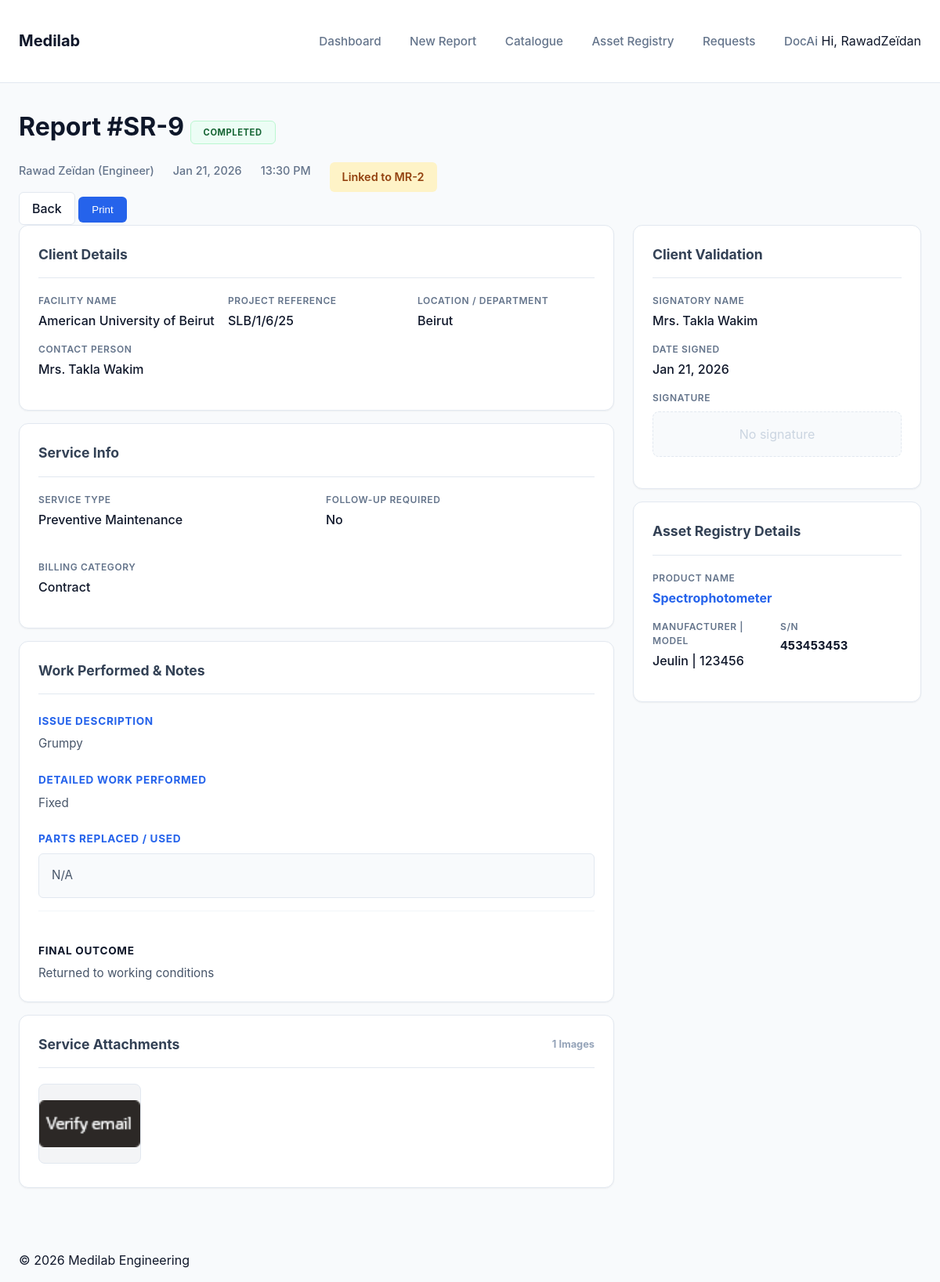
Screenshot of /report/9/ (signed in) with the database file from the repository.
### core/models.py (models this page shows, shortened)
class ServiceReport(models.Model):
    STATUS_CHOICES = [
        ('Draft', 'Draft'),
        ('Pending', 'Pending Review'),
        ('Completed', 'Completed'),
    ]
    client_name = models.CharField(max_length=200, blank=True, null=True)
    project_reference = models.CharField(max_length=100, blank=True, null=True, help_text="Project Reference / Contract Number")
    location = models.CharField(max_length=200, blank=True, null=True, help_text="City / Facility / Department")
    donor = models.CharField(max_length=200, blank=True, null=True)
    service_date = models.DateTimeField(blank=True, null=True)
    maintenance_request = models.ForeignKey('MaintenanceRequest', on_delete=models.SET_NULL, null=True, blank=True, related_name='service_reports')
    engineer = models.ForeignKey(User, on_delete=models.CASCADE)
    issue_description = models.TextField(blank=True, null=True)
    work_performed = models.TextField(blank=True, null=True)
    parts_used = models.TextField(blank=True, null=True)
    service_type = models.CharField(max_length=255, help_text="Comma-separated service types", blank=True, null=True)
    billing_category = models.CharField(max_length=255, help_text="Comma-separated billing categories", blank=True, null=True)
    final_status = models.CharField(max_length=255, help_text="Comma-separated final status outcomes", blank=True, null=True)
    status = models.CharField(max_length=20, choices=STATUS_CHOICES, default='Draft')
    follow_up_required = models.BooleanField(default=False)
    client_representative_name = models.CharField(max_length=200, blank=True, null=True)
    client_phone_number = models.CharField(max_length=20, blank=True, null=True, help_text="Contact number for the client")
    client_signature = models.ImageField(upload_to='signatures/', blank=True, null=True)
    created_at = models.DateTimeField(auto_now_add=True)
    updated_at = models.DateTimeField(auto_now=True)

class MaintenanceRequest(models.Model):
    URGENCY_CHOICES = [
        ('Low', 'Low'),
        ('Medium', 'Medium'),
        ('High', 'High'),
        ('Emergency', 'Emergency'),
    ]
    REQUEST_STATUS_CHOICES = [
        ('Open', 'Open'),
        ('Scheduled', 'Scheduled'),
        ('In Progress', 'In Progress'),
        ('Completed', 'Completed'),
        ('Cancelled', 'Cancelled'),
    ]
    LEBANON_LOCATIONS = [
        ('Beirut', (('Beirut', 'Beirut'),)),
        ('Mount Lebanon', (
            ('Baabda', 'Baabda'), ('Matn', 'Matn'), ('Chouf', 'Chouf'),
            ('Aley', 'Aley'), ('Keserwan', 'Keserwan'), ('Jbeil', 'Jbeil'),
        )),
        ('North Lebanon', (
            ('Tripoli', 'Tripoli'), ('Zgharta', 'Zgharta'), ('Bsharri', 'Bsharri'),
            ('Batroun', 'Batroun'), ('Koura', 'Koura'), ('Minieh-Danniyeh', 'Minieh-Danniyeh'),
        )),
        ('Akkar', (('Akkar', 'Akkar'),)),
        ('Beqaa', (('Zahle', 'Zahle'), ('Rashaya', 'Rashaya'), ('West Beqaa', 'West Beqaa'),)),
        ('Baalbek-Hermel', (('Baalbek', 'Baalbek'), ('Hermel', 'Hermel'),)),
        ('South Lebanon', (('Sidon', 'Sidon'), ('Jezzine', 'Jezzine'), ('Tyre', 'Tyre'),)),
        ('Nabatieh', (('Nabatieh', 'Nabatieh'), ('Marjeyoun', 'Marjeyoun'), ('Hasbaya', 'Hasbaya'), ('Bint Jbeil', 'Bint Jbeil'),)),
    ]
    BILLING_STATUS_CHOICES = [
        ('Warranty', 'Under Warranty'),
        ('Billable', 'Billable'),
        ('Contract', 'Under Contract'),
        ('FOC', 'Free of Charge'),
    ]
    customer_contact_date = models.DateField(default=timezone.now)
    availability_start = models.DateField(blank=True, null=True)
    availability_end = models.DateField(blank=True, null=True)
    urgency = models.CharField(max_length=20, choices=URGENCY_CHOICES, default='Medium')
    contact_name = models.CharField(max_length=255, blank=True, null=True)
    contact_number = models.CharField(max_length=50, blank=True, null=True)
    contact_email = models.EmailField(max_length=255, blank=True, null=True)
    facility_name = models.CharField(max_length=255, blank=True, null=True)
    location = models.CharField(max_length=100, choices=LEBANON_LOCATIONS, blank=True, null=True)
    donor = models.CharField(max_length=255, blank=True, null=True)
    equipment_list = models.TextField(blank=True, null=True, help_text="Legacy list of names for equipment")
    request_details = models.TextField(blank=True, null=True)
    service_type = models.CharField(max_length=255, blank=True, null=True)
    billing_status = models.CharField(max_length=20, choices=BILLING_STATUS_CHOICES, default='Billable')
    estimated_cost = models.DecimalField(max_digits=12, decimal_places=2, null=True, blank=True)
    status = models.CharField(max_length=20, choices=REQUEST_STATUS_CHOICES, default='Open')
    created_by = models.ForeignKey(User, on_delete=models.SET_NULL, null=True, blank=True)
    created_at = models.DateTimeField(auto_now_add=True)
    updated_at = models.DateTimeField(auto_now=True)

class ReportImage(models.Model):
    report = models.ForeignKey(ServiceReport, related_name='images', on_delete=models.CASCADE)
    image = models.ImageField(upload_to='report_photos/')
    caption = models.CharField(max_length=255, blank=True, null=True)

class ReportItem(models.Model):
    report = models.ForeignKey(ServiceReport, on_delete=models.CASCADE, related_name='items')
    equipment = models.ForeignKey(Equipment, on_delete=models.CASCADE, related_name='service_history', null=True, blank=True)
    equipment_note = models.TextField(blank=True, null=True, help_text="Specific note for this equipment during this service")

class Equipment(models.Model):
    product = models.ForeignKey(Product, on_delete=models.CASCADE, related_name='instances')
    serial_number = models.CharField(max_length=255)
    current_facility = models.CharField(max_length=255, blank=True, null=True)
    current_location = models.CharField(max_length=255, blank=True, null=True)
    installation_date = models.DateField(blank=True, null=True)
    notes = models.TextField(blank=True, null=True)
    class Meta:
        unique_together = [['product', 'serial_number']]
        verbose_name_plural = "Equipment Registry"
        ordering = ['product', 'serial_number']

class Product(models.Model):
    name = models.CharField(max_length=255)
    category = models.CharField(max_length=255)
    manufacturer = models.CharField(max_length=255)
    model = models.CharField(max_length=255)
    notes = models.TextField(blank=True, null=True)
    class Meta:
        unique_together = [['manufacturer', 'model']]
        ordering = ['manufacturer', 'model']

### core/views.py (the view)
# urls.py: path('report/<int:pk>/', ServiceReportDetailView.as_view(), name='report_detail'),
class ServiceReportDetailView(LoginRequiredMixin, DetailView):
    model = ServiceReport
    template_name = 'core/report_detail.html'
    context_object_name = 'report'

### templates/core/report_detail.html (shortened to what this page needs)
{% extends 'base.html' %}
{% load static %}
{% block content %}
<div class="report-page-header">
    <div class="report-title-section">
        <h1>
            Report #SR-{{ report.id }}
            <span class="status-badge status-{{ report.status|lower }}">{{ report.status }}</span>
        </h1>
        <div class="report-meta">
            <span> {{ report.engineer.get_full_name|default:report.engineer.username }} (Engineer)</span>
            <span> {{ report.service_date|date:"M d, Y" }}</span>
            <span> {{ report.service_date|time:"H:i A" }}</span>
            {% if report.maintenance_request %}
            <span class="report-badge" style="background: #fef3c7; color: #92400e;">Linked to MR-{{ report.maintenance_request.id }}</span>
            {% endif %}
        </div>
    </div>
    <div class="report-actions">
        <a href="{% url 'dashboard' %}" class="btn btn-secondary">Back</a>
        <button class="btn btn-primary" onclick="window.print()">Print</button>
    </div>
</div>
<div class="report-grid-layout">
    <div class="report-main-col grid-col-8">
        <div class="card" style="margin-bottom: 1rem;">
            <div class="card-title">Client Details</div>
            <div style="display: grid; grid-template-columns: 1fr 1fr 1fr; gap: 1rem;">
                <div class="info-group">
                    <span class="info-label">Facility Name</span>
                    <div class="info-value">{{ report.client_name }}</div>
                </div>
                <div class="info-group">
                    <span class="info-label">Project Reference</span>
                    <div class="info-value">{{ report.project_reference|default:"N/A" }}</div>
                </div>
                <div class="info-group">
                    <span class="info-label">Location / Department</span>
                    <div class="info-value">{{ report.location }}</div>
                </div>
            </div>
            <div style="display: grid; grid-template-columns: 1fr 1fr; gap: 1rem;">
                <div class="info-group">
                    <span class="info-label">Contact Person</span>
                    <div class="info-value">{{ report.client_representative_name }}</div>
                </div>
            </div>
        </div>
        <div class="card" style="margin-bottom: 1rem;">
            <div class="card-title">Service Info</div>
            <div class="service-info-grid">
                <div class="info-group">
                    <span class="info-label">Service Type</span>
                    <div class="info-value">{{ report.service_type|default:"N/A" }}</div>
                </div>
                <div class="info-group">
                    <span class="info-label">Follow-up Required</span>
                    <div class="info-value">{{ report.follow_up_required|yesno:"Yes,No" }}</div>
                </div>
                {% if report.billing_category %}
                <div class="info-group">
                    <span class="info-label">Billing Category</span>
                    <div class="info-value">{{ report.billing_category }}</div>
                </div>
                {% endif %}
            </div>
        </div>
        <div class="card" style="margin-bottom: 1rem;">
            <div class="card-title">Work Performed & Notes</div>
            <div class="content-block">
                <h4>Issue Description</h4>
                <p>{{ report.issue_description|linebreaksbr }}</p>
            </div>
            <div class="content-block">
                <h4>Detailed Work performed</h4>
                <p>{{ report.work_performed|linebreaksbr }}</p>
            </div>
            {% if report.parts_used %}
            <div class="content-block">
                <h4>Parts Replaced / Used</h4>
                <p style="background: #f8fafc; padding: 1rem; border-radius: 6px; border: 1px solid #e2e8f0;">
                    {{ report.parts_used|linebreaksbr }}
                </p>
            </div>
            {% endif %}
            <div class="content-block" style="margin-top: 1rem; padding-top: 1rem; border-top: 1px solid #f1f5f9;">
                <h4 style="color: #0f172a;">Final Outcome</h4>
                <p>{{ report.final_status|default:"N/A" }}</p>
            </div>
        </div>
        <div class="card">
            <div class="card-title">Service Attachments <span style="margin-left:auto; font-size:0.8rem; color:#94a3b8;">{{ report.images.count }} Images</span></div>
            <div class="photo-grid">
                {% for img in report.images.all %}
                    <a href="{{ img.image.url }}" target="_blank">
                        <img src="{{ img.image.url }}" class="photo-thumb" alt="Attachment">
                    </a>
                {% empty %}
                    <p class="text-muted">No photos attached.</p>
                {% endfor %}
            </div>
        </div>
    </div>
    <div class="report-sidebar-col grid-col-4">
        <div class="card" style="margin-bottom: 1rem;">
            <div class="card-title">Client Validation</div>
            <div class="info-group">
                <span class="info-label">Signatory Name</span>
                <div class="info-value">{{ report.client_representative_name }}</div>
            </div>
            <div class="info-group">
                <span class="info-label">Date Signed</span>
                <div class="info-value">{{ report.service_date|date:"M d, Y" }}</div>
            </div>
            <div class="info-group">
                <span class="info-label">Signature</span>
                <div class="signature-box">
                    {% if report.client_signature %}
                        <img src="{{ report.client_signature.url }}" class="signature-img" alt="Signature">
                    {% else %}
                        <span style="color: #cbd5e1;">No signature</span>
                    {% endif %}
                </div>
            </div>
        </div>
        <div class="card">
            <div class="card-title">Asset Registry Details</div>
            {% for item in report.items.all %}
            <div class="equipment-item-detail" {% if not forloop.last %}style="border-bottom: 1px solid #f1f5f9; margin-bottom: 1rem; padding-bottom: 1rem;"{% endif %}>
                <div class="info-group">
                    <span class="info-label">Product Name</span>
                    <div class="info-value" style="font-weight: 700; color: var(--primary-color);">{{ item.equipment.product.name }}</div>
                </div>
                <div style="display: grid; grid-template-columns: 1fr 1fr; gap: 0.5rem;">
                    <div class="info-group">
                        <span class="info-label">Manufacturer | Model</span>
                        <div class="info-value">{{ item.equipment.product.manufacturer }} | {{ item.equipment.product.model }}</div>
                    </div>
                    <div class="info-group">
                        <span class="info-label">S/N</span>
                        <div class="info-value" style="font-family: monospace; font-weight: 600;">{{ item.equipment.serial_number }}</div>
                    </div>
                </div>
            </div>
            {% empty %}
                <p class="text-muted">No equipment listed.</p>
            {% endfor %}
        </div>
    </div>
</div>
{% endblock %}

### templates/base.html (shortened to what this page needs)
{% load static %}
<!DOCTYPE html>
<html lang="en">
<head>
    <link rel="stylesheet" href="{% static 'css/styles.css' %}?v=3.0">
</head>
<body>
    <header class="app-header">
        <div class="container">
            <h1 class="logo"><a href="{% url 'dashboard' %}">Medilab</a></h1>
            <nav class="main-nav">
                <a href="{% url 'dashboard' %}" class="nav-link">Dashboard</a>
                <a href="{% url 'report_create' %}" class="nav-link">New Report</a>
                <a href="{% url 'product_list' %}" class="nav-link">Catalogue</a>
                <a href="{% url 'equipment_list' %}" class="nav-link">Asset Registry</a>
                <a href="{% url 'request_list' %}" class="nav-link">Requests</a>
                <a href="{% url 'docai:home' %}" class="nav-link">DocAi</a>
                {% if user.is_authenticated %}
                    <span class="user-greeting">Hi, {{ user.username }}</span>
                {% endif %}
            </nav>
        </div>
    </header>
    <main class="container">
        {% block content %}
        {% endblock %}
    </main>
    <footer class="app-footer">
        <div class="container">
            <p>&copy; 2026 Medilab Engineering</p>
        </div>
    </footer>
</body>
</html>

### rows the page displays
ServiceReport: id "9", status "COMPLETED", engineer.get_full_name "Rawad Zeïdan", service_date "Jan 21, 2026", service_date "13:30 PM", maintenance_request.id "2", client_name "American University of Beirut", project_reference "SLB/1/6/25", location "Beirut", client_representative_name "Mrs. Takla Wakim", service_type "Preventive Maintenance", follow_up_required "No", billing_category "Contract", issue_description "Grumpy", work_performed "Fixed", parts_used "N/A", final_status "Returned to working conditions", images.count "1"
ReportImage: image (picture)
ReportItem: equipment.product.name "Spectrophotometer", equipment.product.manufacturer "Jeulin", equipment.product.model "123456", equipment.serial_number "453453453"

### other values shown
{{ user.username }} "RawadZeïdan"
